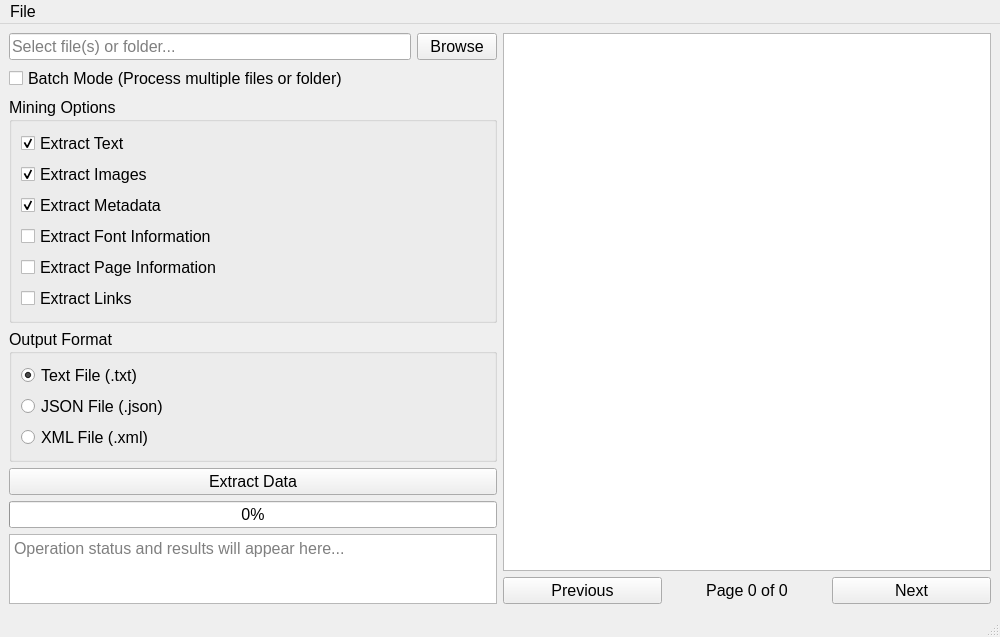
<?xml version="1.0" encoding="UTF-8"?>
<ui version="4.0">
 <class>MainWindow</class>
 <widget class="QMainWindow" name="MainWindow">
  <property name="geometry">
   <rect>
    <x>0</x>
    <y>0</y>
    <width>1000</width>
    <height>600</height>
   </rect>
  </property>
  <property name="font">
   <font>
    <pointsize>12</pointsize>
   </font>
  </property>
  <property name="windowTitle">
   <string>PDF Data Miner</string>
  </property>
  <widget class="QWidget" name="centralwidget">
   <layout class="QHBoxLayout" name="horizontalLayout_3">
    <item>
     <layout class="QVBoxLayout" name="leftLayout">
      <item>
       <layout class="QHBoxLayout" name="horizontalLayout">
        <item>
         <widget class="QLineEdit" name="inputFileEdit">
          <property name="font">
           <font>
            <pointsize>12</pointsize>
           </font>
          </property>
          <property name="placeholderText">
           <string>Select file(s) or folder...</string>
          </property>
          <property name="readOnly">
           <bool>true</bool>
          </property>
         </widget>
        </item>
        <item>
         <widget class="QPushButton" name="browseButton">
          <property name="font">
           <font>
            <pointsize>12</pointsize>
           </font>
          </property>
          <property name="text">
           <string>Browse</string>
          </property>
         </widget>
        </item>
       </layout>
      </item>
      <item>
       <widget class="QCheckBox" name="batchModeCheckbox">
        <property name="font">
         <font>
          <pointsize>12</pointsize>
         </font>
        </property>
        <property name="text">
         <string>Batch Mode (Process multiple files or folder)</string>
        </property>
       </widget>
      </item>
      <item>
       <widget class="QGroupBox" name="extractOptionsGroup">
        <property name="font">
         <font>
          <pointsize>12</pointsize>
         </font>
        </property>
        <property name="title">
         <string>Mining Options</string>
        </property>
        <layout class="QVBoxLayout" name="verticalLayout">
         <item>
          <widget class="QCheckBox" name="textCheck">
           <property name="text">
            <string>Extract Text</string>
           </property>
           <property name="checked">
            <bool>true</bool>
           </property>
          </widget>
         </item>
         <item>
          <widget class="QCheckBox" name="imagesCheck">
           <property name="text">
            <string>Extract Images</string>
           </property>
           <property name="checked">
            <bool>true</bool>
           </property>
          </widget>
         </item>
         <item>
          <widget class="QCheckBox" name="metadataCheck">
           <property name="text">
            <string>Extract Metadata</string>
           </property>
           <property name="checked">
            <bool>true</bool>
           </property>
          </widget>
         </item>
         <item>
          <widget class="QCheckBox" name="fontsCheck">
           <property name="text">
            <string>Extract Font Information</string>
           </property>
          </widget>
         </item>
         <item>
          <widget class="QCheckBox" name="pagesCheck">
           <property name="text">
            <string>Extract Page Information</string>
           </property>
          </widget>
         </item>
         <item>
          <widget class="QCheckBox" name="linksCheck">
           <property name="text">
            <string>Extract Links</string>
           </property>
          </widget>
         </item>
        </layout>
       </widget>
      </item>
      <item>
       <widget class="QGroupBox" name="outputOptionsGroup">
        <property name="font">
         <font>
          <pointsize>12</pointsize>
         </font>
        </property>
        <property name="title">
         <string>Output Format</string>
        </property>
        <layout class="QVBoxLayout" name="verticalLayout_2">
         <item>
          <widget class="QRadioButton" name="textRadio">
           <property name="text">
            <string>Text File (.txt)</string>
           </property>
           <property name="checked">
            <bool>true</bool>
           </property>
          </widget>
         </item>
         <item>
          <widget class="QRadioButton" name="jsonRadio">
           <property name="text">
            <string>JSON File (.json)</string>
           </property>
          </widget>
         </item>
         <item>
          <widget class="QRadioButton" name="xmlRadio">
           <property name="text">
            <string>XML File (.xml)</string>
           </property>
          </widget>
         </item>
        </layout>
       </widget>
      </item>
      <item>
       <widget class="QPushButton" name="mineButton">
        <property name="font">
         <font>
          <pointsize>12</pointsize>
         </font>
        </property>
        <property name="text">
         <string>Extract Data</string>
        </property>
       </widget>
      </item>
      <item>
       <widget class="QProgressBar" name="progressBar">
        <property name="value">
         <number>0</number>
        </property>
       </widget>
      </item>
      <item>
       <widget class="QTextEdit" name="outputText">
        <property name="font">
         <font>
          <pointsize>12</pointsize>
         </font>
        </property>
        <property name="readOnly">
         <bool>true</bool>
        </property>
        <property name="placeholderText">
         <string>Operation status and results will appear here...</string>
        </property>
       </widget>
      </item>
     </layout>
    </item>
    <item>
     <layout class="QVBoxLayout" name="rightLayout">
      <item>
       <widget class="QGraphicsView" name="previewView">
        <property name="sizePolicy">
         <sizepolicy hsizetype="Expanding" vsizetype="Expanding">
          <horstretch>1</horstretch>
          <verstretch>0</verstretch>
         </sizepolicy>
        </property>
       </widget>
      </item>
      <item>
       <layout class="QHBoxLayout" name="navigationLayout">
        <item>
         <widget class="QPushButton" name="prevButton">
          <property name="text">
           <string>Previous</string>
          </property>
         </widget>
        </item>
        <item>
         <widget class="QLabel" name="pageLabel">
          <property name="text">
           <string>Page 0 of 0</string>
          </property>
          <property name="alignment">
           <set>Qt::AlignCenter</set>
          </property>
         </widget>
        </item>
        <item>
         <widget class="QPushButton" name="nextButton">
          <property name="text">
           <string>Next</string>
          </property>
         </widget>
        </item>
       </layout>
      </item>
     </layout>
    </item>
   </layout>
  </widget>
  <widget class="QMenuBar" name="menubar">
   <property name="geometry">
    <rect>
     <x>0</x>
     <y>0</y>
     <width>1000</width>
     <height>27</height>
    </rect>
   </property>
   <widget class="QMenu" name="menuFile">
    <property name="title">
     <string>File</string>
    </property>
    <addaction name="actionOpen"/>
    <addaction name="separator"/>
    <addaction name="actionExit"/>
   </widget>
   <addaction name="menuFile"/>
  </widget>
  <widget class="QStatusBar" name="statusbar"/>
  <action name="actionExit">
   <property name="text">
    <string>Exit</string>
   </property>
   <property name="shortcut">
    <string>Ctrl+Q</string>
   </property>
  </action>
  <action name="actionOpen">
   <property name="text">
    <string>Open</string>
   </property>
   <property name="shortcut">
    <string>Ctrl+O</string>
   </property>
  </action>
 </widget>
 <resources/>
 <connections/>
</ui>
